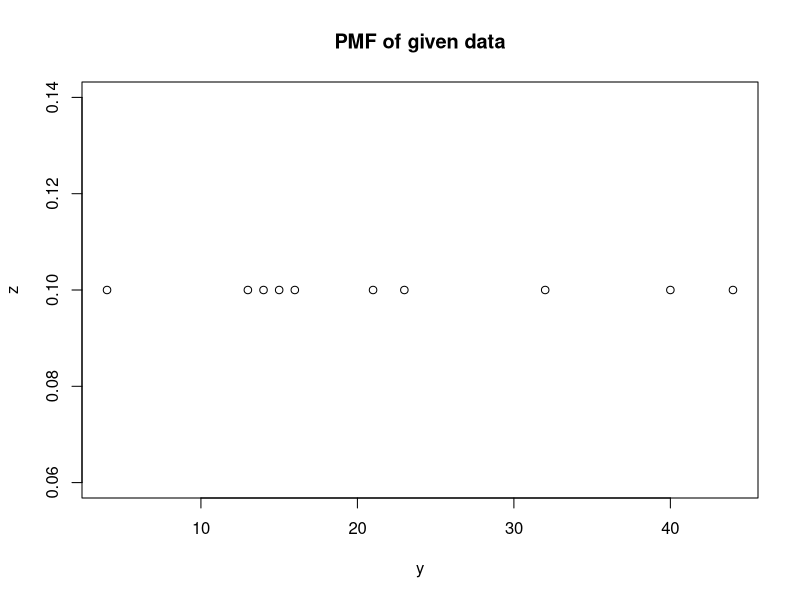
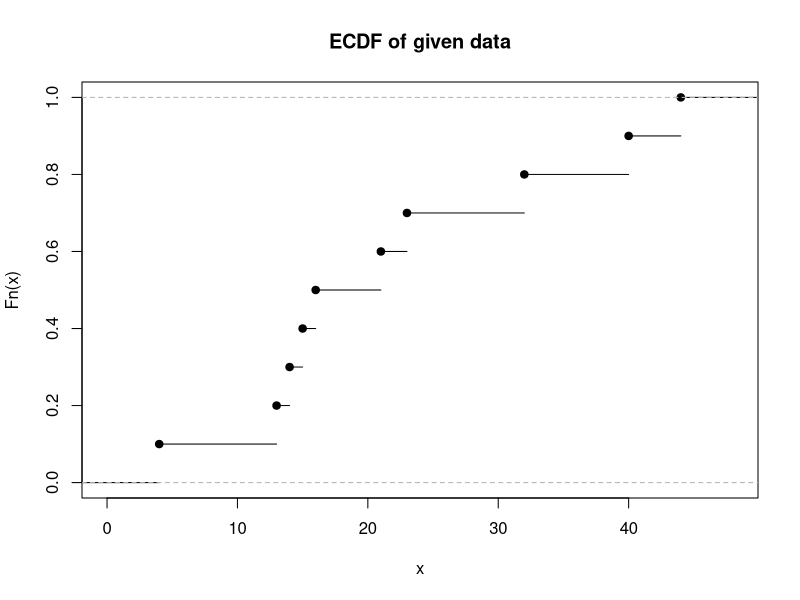
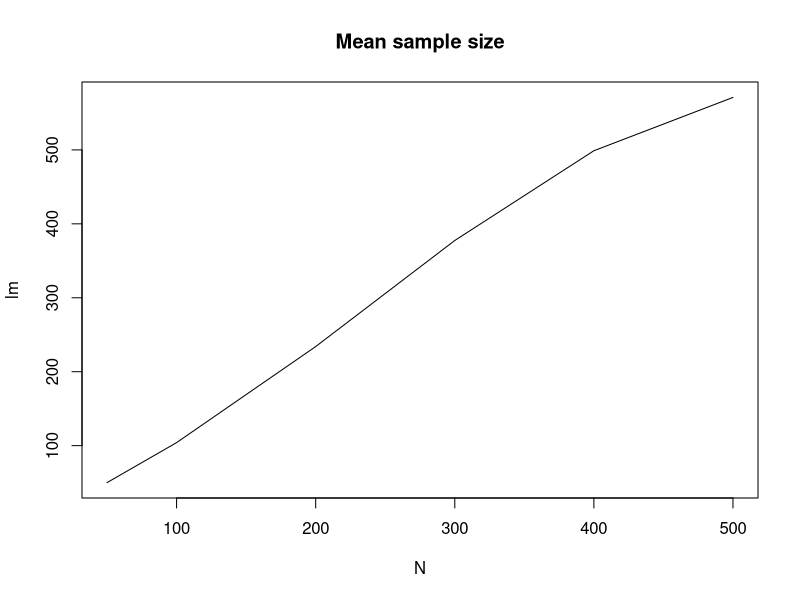
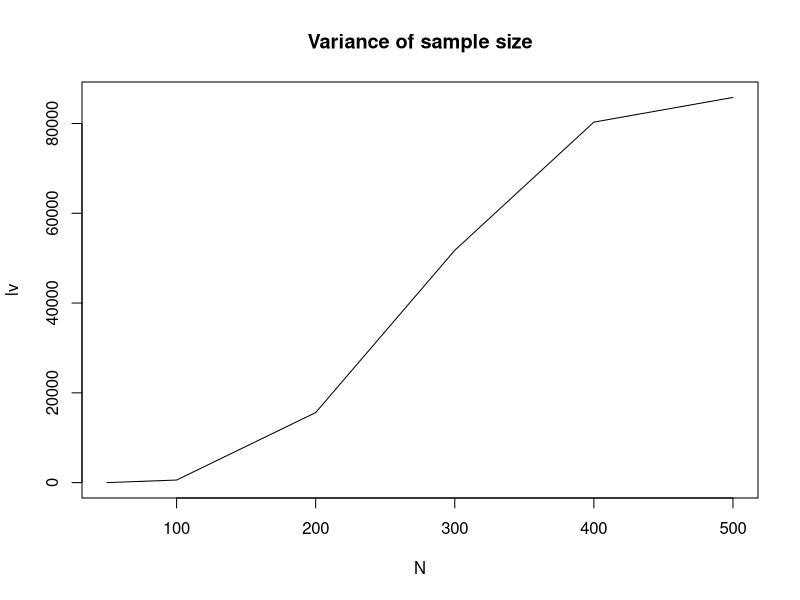

These figures' R source, in order:
## ---- chunk 1
library(tidyverse)
library(viridisLite)
## ---- chunk 2
x=c(13,40,23,15,21,4,44,16,32,14);
y=sort(unique(x));
z=numeric(length(y));
for(i in 1:length(y)){
    z[i]=sum(x==y[i]);
}
z=z/length(x);
f=ecdf(x)
#PMF
z
#ECDF
f
## ---- chunk 3
plot(y,z,main="PMF of given data");
plot(f,main="ECDF of given data");
## ---- chunk 4
N=c(50,100,200,300,400,500);
lm=numeric(length(N));
lv=numeric(length(N));
c=1;
for(i in N){
    x=rhyper(1000,50,i-50,20);
    y=1000/x[x!=0];
    m=mean(y);
    v=var(y);
    lm[c]=m;
    lv[c]=v;
    c=c+1
}
plot(N,lm,type="l",main="Mean sample size");
plot(N,lv,type="l",main="Variance of sample size");
## ---- chunk 5
n=100
N=20
p=0.4
x=rbinom(n,N,p)
m1=mean(x)
m2=mean(x^2)
Nhat=m1^2/(m1-(m2-m1^2))
phat=(m1-(m2-m1^2))/m1
Nhat
phat
## ---- chunk 6
n=1000
N=20
p=0.4
x=rbinom(n,N,p)
m1=mean(x)
m2=mean(x^2)
Nhat=m1^2/(m1-(m2-m1^2))
phat=(m1-(m2-m1^2))/m1
Nhat
phat
## ---- chunk 7
n=100
N=10
p=0.1
x=rbinom(n,N,p)
m1=mean(x)
m2=mean(x^2)
Nhat=m1^2/(m1-(m2-m1^2))
phat=(m1-(m2-m1^2))/m1
Nhat
phat
n=100
N=10
p=0.9
x=rbinom(n,N,p)
m1=mean(x)
m2=mean(x^2)
Nhat=m1^2/(m1-(m2-m1^2))
phat=(m1-(m2-m1^2))/m1
Nhat
phat
n=1000
N=10
p=0.1
x=rbinom(n,N,p)
m1=mean(x)
m2=mean(x^2)
Nhat=m1^2/(m1-(m2-m1^2))
phat=(m1-(m2-m1^2))/m1
Nhat
phat
n=1000
N=10
p=0.9
x=rbinom(n,N,p)
m1=mean(x)
m2=mean(x^2)
Nhat=m1^2/(m1-(m2-m1^2))
phat=(m1-(m2-m1^2))/m1
Nhat
phat
